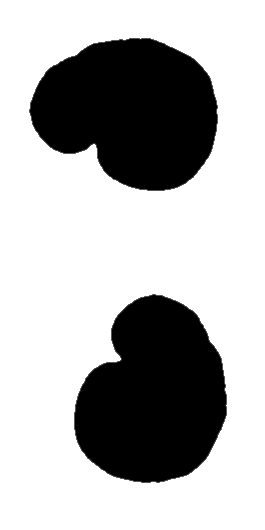
#> input picture tools/2d_feature_extraction/test-data/input.tiff, 265 x 530 px
$ python 2d_split_binaryimage_by_watershed.py ../2d_feature_extraction/test-data/input.tiff out.png 5
#> lines starting #> are read from the running program, lines starting #| are printed output that depends on the picture
import argparse
import sys

import numpy as np
import skimage.io
import skimage.util
from scipy import ndimage as ndi
from skimage.feature import peak_local_max
from skimage.segmentation import watershed


if __name__ == "__main__":
    parser = argparse.ArgumentParser(description='Split binaryimage by watershed')
    parser.add_argument('input_file', type=argparse.FileType('r'), default=sys.stdin, help='input file')
    parser.add_argument('out_file', type=argparse.FileType('w'), default=sys.stdin, help='out file (TIFF)')
    parser.add_argument('min_distance', type=int, default=100, help='Minimum distance to next object')
    args = parser.parse_args()

    img_in = skimage.io.imread(args.input_file.name)
#> img_in is the input picture: shape (530, 265, 4) uint16; mean R, G, B, A 45845.3, 45845.3, 45845.3, 65535
    distance = ndi.distance_transform_edt(img_in)
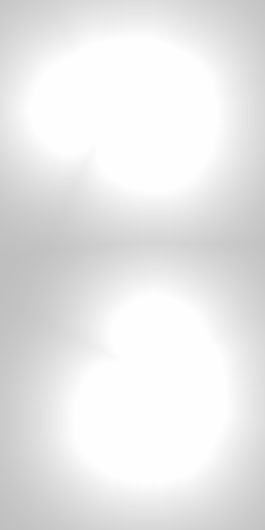
#> distance: shape (530, 265, 4) float64; mean R, G, B, A 29, 29, 29, 29.3; transparent parts drawn white

    local_max_indices = peak_local_max(
        distance,
        min_distance=args.min_distance,
        labels=img_in,
    )
#> local_max_indices = empty array
    local_max_mask = np.zeros(img_in.shape, dtype=bool)
    local_max_mask[tuple(local_max_indices.T)] = True
    markers = ndi.label(local_max_mask)[0]
    res = watershed(-distance, markers, mask=img_in)
#> res: shape (530, 265, 4) int32; every value is 0

    res = skimage.util.img_as_uint(res)
#> res: shape (530, 265, 4) uint16; every value is 0
    skimage.io.imsave(args.out_file.name, res, plugin="tifffile")
